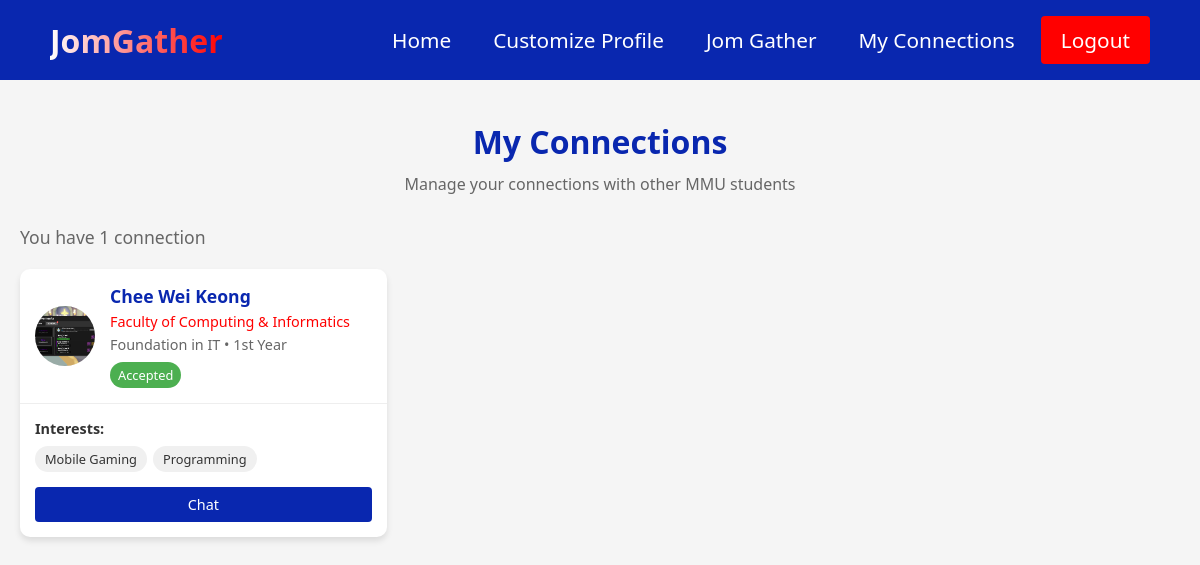
The page /connections (signed in) on the database as committed earlier.
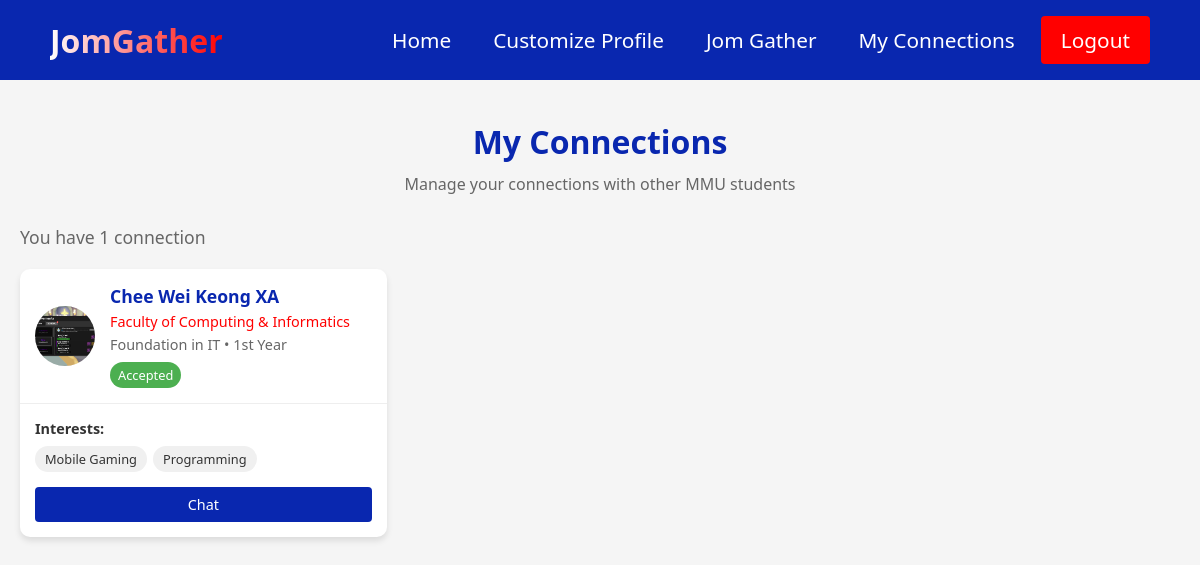
The same page on the database as committed later.
### models.py (models this page shows, shortened)
class Connection(db.Model):
    id = db.Column(db.Integer, primary_key=True)
    user_id = db.Column(db.Integer, db.ForeignKey('user.id'), nullable=False)
    connected_user_id = db.Column(db.Integer, db.ForeignKey('user.id'), nullable=False)
    status = db.Column(db.String(20), default='pending')  # pending, accepted, rejected
    created_at = db.Column(db.DateTime, default=datetime.utcnow)
    updated_at = db.Column(db.DateTime, default=datetime.utcnow, onupdate=datetime.utcnow)
    user = db.relationship('User', foreign_keys=[user_id], backref=db.backref('connections_made', lazy='dynamic'))
    connected_user = db.relationship('User', foreign_keys=[connected_user_id], backref=db.backref('connections_received', lazy='dynamic'))

class Customisation(db.Model):
    id = db.Column(db.Integer, primary_key=True)
    user_id = db.Column(db.Integer, db.ForeignKey('user.id'), nullable=False)
    profile_picture = db.Column(db.String(255))
    bio = db.Column(db.Text)
    interests = db.Column(db.String(500))
    faculty = db.Column(db.String(100))
    course = db.Column(db.String(100))
    year_of_study = db.Column(db.Integer)
    created_at = db.Column(db.DateTime, default=datetime.utcnow)
    updated_at = db.Column(db.DateTime, default=datetime.utcnow, onupdate=datetime.utcnow)
    user = db.relationship('User', backref=db.backref('customisation', uselist=False, lazy=True))

class User(UserMixin, db.Model):
    id = db.Column(db.Integer, primary_key=True)
    student_id = db.Column(db.String(15), unique=True, nullable=False)
    username = db.Column(db.String(64), unique=True, nullable=False)
    email = db.Column(db.String(120), unique=True, nullable=False)
    password_hash = db.Column(db.String(128))
    created_at = db.Column(db.DateTime, default=datetime.utcnow)
    is_active = db.Column(db.Boolean, default=True)
    last_login = db.Column(db.DateTime)

### app.py (the view, shortened to what this page needs)
@app.route('/connections', endpoint='view_connections')
@login_required
def view_connections():
    connections_made = Connection.query.filter_by(user_id=current_user.id).all()
    connections_received = Connection.query.filter_by(connected_user_id=current_user.id).all()
    connected_users = []
    for conn in connections_received:
        user = User.query.get(conn.user_id)
        if user:
            connected_users.append({
                'connection_id': conn.id,
                'user': user,
                'status': conn.status,
                'initiator': False,
                'created_at': conn.created_at
            })
    connected_users.sort(key=lambda x: x['created_at'], reverse=True)
    return render_template('connections.html', connections=connected_users)

### app.py (called while the page is built)
@login_manager.user_loader
def load_user(user_id):
    return User.query.get(int(user_id))

### templates/connections.html (shortened to what this page needs)
<!DOCTYPE html>
<html lang="en">
<head>
  <link rel="stylesheet" href="{{ url_for('static', filename='css/common.css') }}">
</head>
<body>
  <nav class="navbar">
    <div class="navbar__container">
      <a href="{{ url_for('index') }}" id="navbar__logo">JomGather</a>
      <ul class="navbar__menu">
        <li class="navbar__item">
          <a href="{{ url_for('index') }}" class="navbar__links">Home</a>
        </li>
        <li class="navbar__item">
          <a href="{{ url_for('customise') }}" class="navbar__links">Customize Profile</a>
        </li>
        <li class="navbar__item">
          <a href="{{ url_for('jomgather') }}" class="navbar__links">Jom Gather</a>
        </li>
        <li class="navbar__item">
          <a href="{{ url_for('view_connections') }}" class="navbar__links">My Connections</a>
        </li>
        <li class="navbar__btn">
          <a href="{{ url_for('logout') }}" class="button">Logout</a>
        </li>
      </ul>
    </div>
  </nav>
  <div class="container">
    <div class="page-header">
      <h1>My Connections</h1>
      <p>Manage your connections with other MMU students</p>
    </div>
    {% if connections %}
      <div class="connections-count">
        You have {{ connections|length }} connection{% if connections|length != 1 %}s{% endif %}
      </div>
      <div class="connections-wrapper">
        {% for connection in connections %}
          <div class="connection-card">
            <div class="connection-header">
              <div class="connection-avatar">
                {% if connection.user.customisation and connection.user.customisation.profile_picture %}
                  <img src="{{ url_for('static', filename='uploads/' + connection.user.customisation.profile_picture) }}" alt="{{ connection.user.username }}">
                {% else %}
                  <div style="font-size: 1.5rem;">👤</div>
                {% endif %}
              </div>
              <div class="connection-user-info">
                <div class="connection-username">{{ connection.user.username }}</div>
                {% if connection.user.customisation %}
                  {% if connection.user.customisation.faculty %}
                    <div class="connection-faculty">{{ connection.user.customisation.faculty }}</div>
                  {% endif %}
                  {% if connection.user.customisation.course %}
                    <div class="connection-course">{{ connection.user.customisation.course }}
                      {% if connection.user.customisation.year_of_study %}
                        • {{ connection.user.customisation.year_of_study }}{% if connection.user.customisation.year_of_study == 1 %}st{% elif connection.user.customisation.year_of_study == 2 %}nd{% elif connection.user.customisation.year_of_study == 3 %}rd{% else %}th{% endif %} Year
                      {% endif %}
                    </div>
                  {% endif %}
                {% endif %}
                <div class="connection-status status-{{ connection.status }}">
                  {% if connection.status == 'pending' %}
                    {% if connection.initiator %}
                      Request Sent
                    {% else %}
                      Request Received
                    {% endif %}
                  {% else %}
                    {{ connection.status|capitalize }}
                  {% endif %}
                </div>
              </div>
            </div>
            <div class="connection-body">
              {% if connection.user.customisation and connection.user.customisation.interests %}
                <div class="connection-interests">
                  <div class="connection-interests-title">Interests:</div>
                  <div class="interest-tags">
                    {% for interest in connection.user.customisation.interests.split(',') %}
                      {% if interest.strip() %}
                        <span class="interest-tag">{{ interest.strip() }}</span>
                      {% endif %}
                    {% endfor %}
                  </div>
                </div>
              {% endif %}
              <div class="connection-actions">
                {% if connection.status == 'accepted' %}
                  <a href="{{ url_for('chat', user_id=connection.user.id) }}" class="connection-btn chat-btn">Chat</a>
                {% elif connection.status == 'pending' and connection.initiator %}
                  <div class="connection-btn" style="background-color: #f0f0f0; color: #666;">Awaiting Response</div>
                {% endif %}
              </div>
            </div>
          </div>
        {% endfor %}
      </div>
    {% else %}
      <div class="no-connections">
        <h3>You don't have any connections yet</h3>
        <p>Connect with other MMU students to start chatting and collaborating</p>
        <a href="{{ url_for('jomgather') }}" class="find-students-btn">Find Students</a>
      </div>
    {% endif %}
  </div>
</body>
</html>

### static/css/common.css (style rules this page uses)
.navbar { background-color: #15259e; height: 80px; display: flex; justify-content: center; align-items: center; font-size: 1.2rem; position: sticky; top: 0; z-index: 999; }
.navbar__container { display: flex; justify-content: space-between; height: 80px; z-index: 1; width: 100%; max-width: 1300px; margin: 0 auto; padding: 0 50px; }
#navbar__logo { background-color: #fff; background-image: linear-gradient(to right, #fff 0%, #ff0000 100%); background-size: 100%; -webkit-background-clip: text; -moz-background-clip: text; -webkit-text-fill-color: transparent; -moz-text-fill-color: transparent; display: flex; align-items: center; cursor: pointer; text-decoration: none; font-size: 2rem; font-weight: bold; }
.navbar__menu { display: flex; align-items: center; list-style: none; gap: 10px; }
.navbar__item { height: 80px; }
.navbar__links { color: #fff; display: flex; align-items: center; justify-content: center; text-decoration: none; padding: 0 1.5rem; height: 100%; transition: all 0.3s ease; font-size: 1.3rem; font-weight: 500; }
.button { display: flex; justify-content: center; align-items: center; text-decoration: none; padding: 10px 25px; height: 100%; width: 100%; border: none; outline: none; border-radius: 6px; background: #ff0000; color: #fff; transition: all 0.3s ease; font-size: 1.3rem; font-weight: 500; }

Rows that differ between the two databases and show on the page:
changed through a linked row, Connection "Accepted": user.username "Chee Wei Keong" → "Chee Wei Keong XA"
